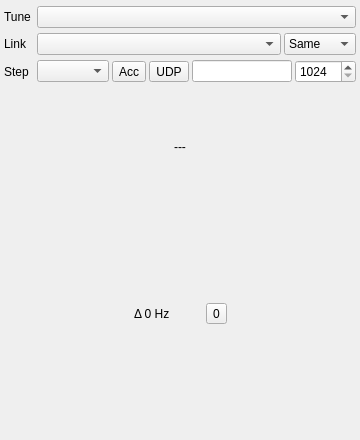
<?xml version="1.0" encoding="UTF-8"?>
<ui version="4.0">
 <class>JogWheelGUI</class>
 <widget class="RollupContents" name="JogWheelGUI">
  <property name="geometry">
   <rect>
    <x>0</x>
    <y>0</y>
    <width>360</width>
    <height>440</height>
   </rect>
  </property>
  <property name="minimumSize">
   <size>
    <width>320</width>
    <height>100</height>
   </size>
  </property>
  <property name="windowTitle">
   <string>Jog Wheel</string>
  </property>
  <widget class="QWidget" name="settingsContainer" native="true">
   <property name="geometry">
    <rect>
     <x>0</x>
     <y>0</y>
     <width>360</width>
     <height>90</height>
    </rect>
   </property>
   <property name="sizePolicy">
    <sizepolicy hsizetype="Expanding" vsizetype="Fixed">
     <horstretch>0</horstretch>
     <verstretch>0</verstretch>
    </sizepolicy>
   </property>
   <property name="windowTitle">
    <string>Settings</string>
   </property>
   <layout class="QVBoxLayout" name="verticalLayout">
    <property name="spacing">
     <number>3</number>
    </property>
    <property name="leftMargin">
     <number>4</number>
    </property>
    <property name="topMargin">
     <number>4</number>
    </property>
    <property name="rightMargin">
     <number>4</number>
    </property>
    <property name="bottomMargin">
     <number>4</number>
    </property>
    <item>
     <layout class="QHBoxLayout" name="targetLayout">
      <item>
       <widget class="QLabel" name="targetLabel">
        <property name="minimumSize">
         <size>
          <width>30</width>
          <height>0</height>
         </size>
        </property>
        <property name="text">
         <string>Tune</string>
        </property>
       </widget>
      </item>
      <item>
       <widget class="QComboBox" name="target">
        <property name="sizePolicy">
         <sizepolicy hsizetype="Expanding" vsizetype="Fixed">
          <horstretch>0</horstretch>
          <verstretch>0</verstretch>
         </sizepolicy>
        </property>
        <property name="toolTip">
         <string>What the wheel tunes: a channel (its offset moves) or a device's centre frequency</string>
        </property>
       </widget>
      </item>
     </layout>
    </item>
    <item>
     <layout class="QHBoxLayout" name="linkLayout">
      <item>
       <widget class="QLabel" name="linkLabel">
        <property name="minimumSize">
         <size>
          <width>30</width>
          <height>0</height>
         </size>
        </property>
        <property name="text">
         <string>Link</string>
        </property>
       </widget>
      </item>
      <item>
       <widget class="QComboBox" name="linkedTarget">
        <property name="sizePolicy">
         <sizepolicy hsizetype="Expanding" vsizetype="Fixed">
          <horstretch>0</horstretch>
          <verstretch>0</verstretch>
         </sizepolicy>
        </property>
        <property name="toolTip">
         <string>Channel or device moved along with the one tuned, E.g. the uplink of a linear transponder</string>
        </property>
       </widget>
      </item>
      <item>
       <widget class="QComboBox" name="linkSense">
        <property name="toolTip">
         <string>Direction the linked target moves.
Inverted: the opposite way, for inverting linear transponders (most of them: uplink goes down as downlink goes up).
Same: the same way, for non-inverting transponders.</string>
        </property>
        <item>
         <property name="text">
          <string>Same</string>
         </property>
        </item>
        <item>
         <property name="text">
          <string>Inverted</string>
         </property>
        </item>
       </widget>
      </item>
     </layout>
    </item>
    <item>
     <layout class="QHBoxLayout" name="stepLayout">
      <item>
       <widget class="QLabel" name="stepLabel">
        <property name="minimumSize">
         <size>
          <width>30</width>
          <height>0</height>
         </size>
        </property>
        <property name="text">
         <string>Step</string>
        </property>
       </widget>
      </item>
      <item>
       <widget class="QComboBox" name="step">
        <property name="toolTip">
         <string>Frequency change for one detent of the wheel</string>
        </property>
       </widget>
      </item>
      <item>
       <widget class="ButtonSwitch" name="acceleration">
        <property name="toolTip">
         <string>Acceleration: turning the wheel quickly multiplies the step (x2, x5, x10), like a rig's tuning knob</string>
        </property>
        <property name="text">
         <string>Acc</string>
        </property>
        <property name="checkable">
         <bool>true</bool>
        </property>
       </widget>
      </item>
      <item>
       <spacer name="stepSpacer">
        <property name="orientation">
         <enum>Qt::Horizontal</enum>
        </property>
        <property name="sizeHint" stdset="0">
         <size>
          <width>0</width>
          <height>0</height>
         </size>
        </property>
       </spacer>
      </item>
      <item>
       <widget class="ButtonSwitch" name="udpEnabled">
        <property name="toolTip">
         <string>Listen for jog commands from a hardware encoder over UDP (see the help for the protocol)</string>
        </property>
        <property name="text">
         <string>UDP</string>
        </property>
        <property name="checkable">
         <bool>true</bool>
        </property>
       </widget>
      </item>
      <item>
       <widget class="QLineEdit" name="udpAddress">
        <property name="maximumSize">
         <size>
          <width>110</width>
          <height>16777215</height>
         </size>
        </property>
        <property name="toolTip">
         <string>Address to listen on. 127.0.0.1 for this computer only, 0.0.0.0 for hardware on the network</string>
        </property>
       </widget>
      </item>
      <item>
       <widget class="QSpinBox" name="udpPort">
        <property name="toolTip">
         <string>UDP port to listen on</string>
        </property>
        <property name="minimum">
         <number>1024</number>
        </property>
        <property name="maximum">
         <number>65535</number>
        </property>
       </widget>
      </item>
     </layout>
    </item>
   </layout>
  </widget>
  <widget class="QWidget" name="wheelContainer" native="true">
   <property name="geometry">
    <rect>
     <x>0</x>
     <y>92</y>
     <width>360</width>
     <height>340</height>
    </rect>
   </property>
   <property name="sizePolicy">
    <sizepolicy hsizetype="Expanding" vsizetype="Expanding">
     <horstretch>0</horstretch>
     <verstretch>0</verstretch>
    </sizepolicy>
   </property>
   <property name="windowTitle">
    <string>Jog Wheel</string>
   </property>
   <layout class="QVBoxLayout" name="wheelLayout">
    <property name="spacing">
     <number>3</number>
    </property>
    <property name="leftMargin">
     <number>4</number>
    </property>
    <property name="topMargin">
     <number>4</number>
    </property>
    <property name="rightMargin">
     <number>4</number>
    </property>
    <property name="bottomMargin">
     <number>4</number>
    </property>
    <item>
     <widget class="QLabel" name="targetFrequency">
      <property name="toolTip">
       <string>Frequency of the tuned channel (device centre plus channel offset), or of the device</string>
      </property>
      <property name="text">
       <string>---</string>
      </property>
      <property name="alignment">
       <set>Qt::AlignCenter</set>
      </property>
     </widget>
    </item>
    <item>
     <widget class="QLabel" name="linkedFrequency">
      <property name="toolTip">
       <string>Frequency of the linked channel or device</string>
      </property>
      <property name="text">
       <string/>
      </property>
      <property name="alignment">
       <set>Qt::AlignCenter</set>
      </property>
     </widget>
    </item>
    <item>
     <layout class="QHBoxLayout" name="totalLayout">
      <item>
       <spacer name="totalSpacerLeft">
        <property name="orientation">
         <enum>Qt::Horizontal</enum>
        </property>
        <property name="sizeHint" stdset="0">
         <size>
          <width>0</width>
          <height>0</height>
         </size>
        </property>
       </spacer>
      </item>
      <item>
       <widget class="QLabel" name="total">
        <property name="toolTip">
         <string>Total change made with the wheel since it was last reset or the target changed</string>
        </property>
        <property name="text">
         <string>Δ 0 Hz</string>
        </property>
       </widget>
      </item>
      <item>
       <widget class="QLabel" name="multiplier">
        <property name="minimumSize">
         <size>
          <width>30</width>
          <height>0</height>
         </size>
        </property>
        <property name="toolTip">
         <string>Step multiplier applied by acceleration</string>
        </property>
        <property name="text">
         <string/>
        </property>
       </widget>
      </item>
      <item>
       <widget class="QToolButton" name="resetTotal">
        <property name="toolTip">
         <string>Reset the total change</string>
        </property>
        <property name="text">
         <string>0</string>
        </property>
       </widget>
      </item>
      <item>
       <spacer name="totalSpacerRight">
        <property name="orientation">
         <enum>Qt::Horizontal</enum>
        </property>
        <property name="sizeHint" stdset="0">
         <size>
          <width>0</width>
          <height>0</height>
         </size>
        </property>
       </spacer>
      </item>
     </layout>
    </item>
    <item>
     <widget class="JogWheelKnob" name="knob" native="true"/>
    </item>
   </layout>
  </widget>
 </widget>
 <customwidgets>
  <customwidget>
   <class>RollupContents</class>
   <extends>QWidget</extends>
   <header>gui/rollupcontents.h</header>
   <container>1</container>
  </customwidget>
  <customwidget>
   <class>ButtonSwitch</class>
   <extends>QToolButton</extends>
   <header>gui/buttonswitch.h</header>
  </customwidget>
  <customwidget>
   <class>JogWheelKnob</class>
   <extends>QWidget</extends>
   <header>jogwheelknob.h</header>
   <container>1</container>
  </customwidget>
 </customwidgets>
 <resources>
  <include location="../../../sdrgui/resources/res.qrc"/>
 </resources>
 <connections/>
</ui>
